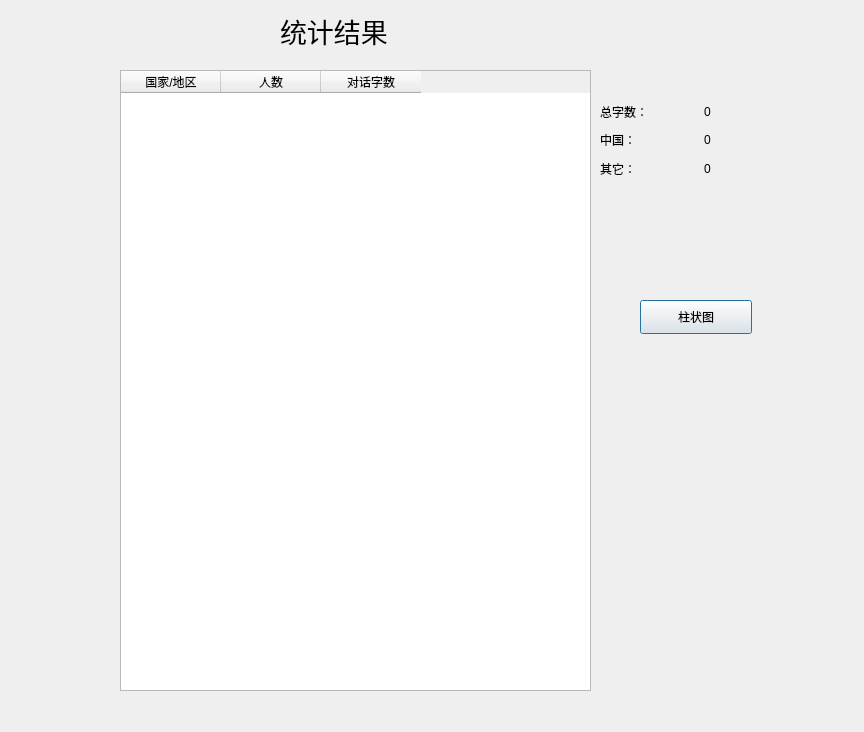
<?xml version="1.0" encoding="UTF-8"?>
<ui version="4.0">
 <class>Dialog</class>
 <widget class="QDialog" name="Dialog">
  <property name="geometry">
   <rect>
    <x>0</x>
    <y>0</y>
    <width>864</width>
    <height>732</height>
   </rect>
  </property>
  <property name="windowTitle">
   <string>统计结果</string>
  </property>
  <widget class="QTableWidget" name="tableWidget">
   <property name="geometry">
    <rect>
     <x>120</x>
     <y>70</y>
     <width>471</width>
     <height>621</height>
    </rect>
   </property>
   <column>
    <property name="text">
     <string>国家/地区</string>
    </property>
   </column>
   <column>
    <property name="text">
     <string>人数</string>
    </property>
   </column>
   <column>
    <property name="text">
     <string>对话字数</string>
    </property>
   </column>
  </widget>
  <widget class="QLabel" name="label">
   <property name="geometry">
    <rect>
     <x>280</x>
     <y>0</y>
     <width>181</width>
     <height>61</height>
    </rect>
   </property>
   <property name="font">
    <font>
     <family>Agency FB</family>
     <pointsize>20</pointsize>
    </font>
   </property>
   <property name="text">
    <string>统计结果</string>
   </property>
  </widget>
  <widget class="QWidget" name="gridLayoutWidget">
   <property name="geometry">
    <rect>
     <x>600</x>
     <y>100</y>
     <width>201</width>
     <height>80</height>
    </rect>
   </property>
   <layout class="QGridLayout" name="gridLayout">
    <item row="1" column="0">
     <widget class="QLabel" name="label_2">
      <property name="text">
       <string>中国：</string>
      </property>
     </widget>
    </item>
    <item row="0" column="0">
     <widget class="QLabel" name="label_1">
      <property name="text">
       <string>总字数：</string>
      </property>
     </widget>
    </item>
    <item row="0" column="1">
     <widget class="QLabel" name="label_total">
      <property name="text">
       <string>0</string>
      </property>
     </widget>
    </item>
    <item row="1" column="1">
     <widget class="QLabel" name="label_china">
      <property name="text">
       <string>0</string>
      </property>
     </widget>
    </item>
    <item row="2" column="0">
     <widget class="QLabel" name="label_3">
      <property name="text">
       <string>其它：</string>
      </property>
     </widget>
    </item>
    <item row="2" column="1">
     <widget class="QLabel" name="label_foreign">
      <property name="text">
       <string>0</string>
      </property>
     </widget>
    </item>
   </layout>
  </widget>
  <widget class="QPushButton" name="pushButtonBar">
   <property name="geometry">
    <rect>
     <x>640</x>
     <y>300</y>
     <width>112</width>
     <height>34</height>
    </rect>
   </property>
   <property name="text">
    <string>柱状图</string>
   </property>
  </widget>
 </widget>
 <resources/>
 <connections/>
</ui>
